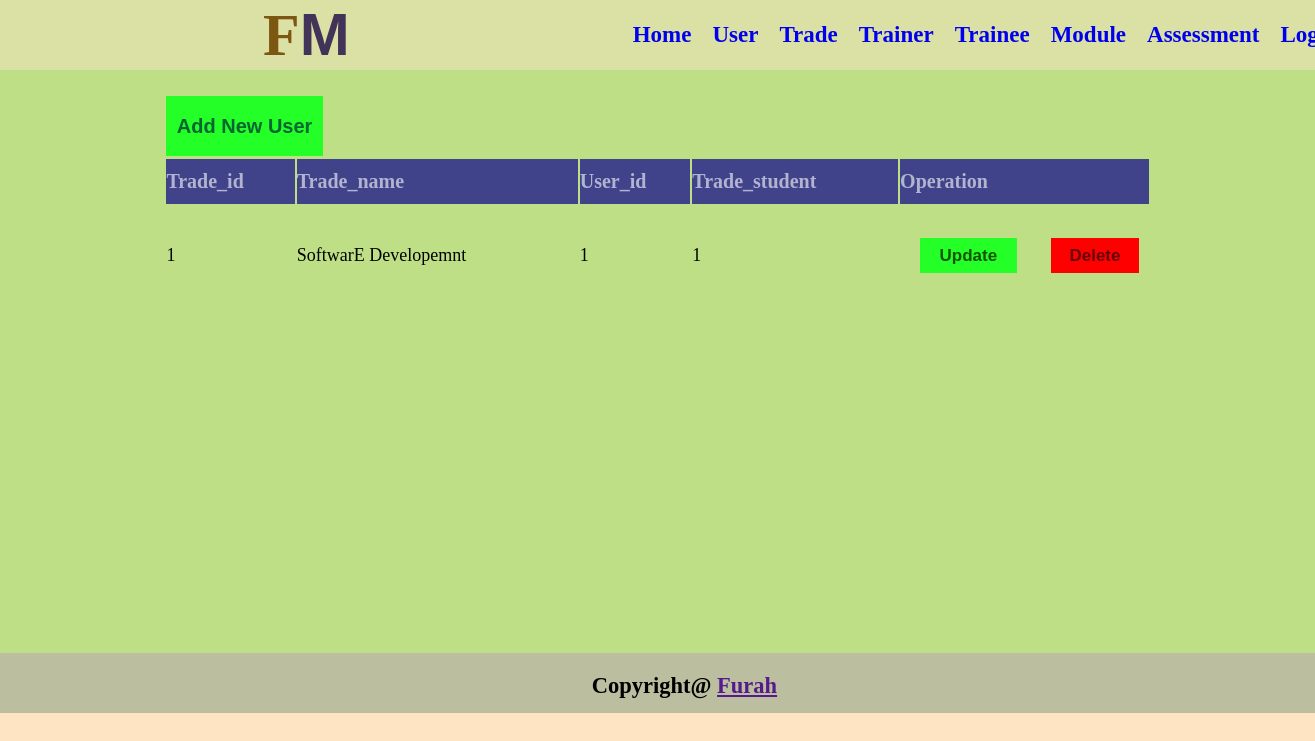
Screenshot of /Trade/display.php with the database file from the repository.
### tables this page shows
CREATE TABLE `trade` (
  `trade_id` int(50) NOT NULL,
  `trade_name` varchar(255) DEFAULT NULL,
  `user_id` int(250) DEFAULT NULL,
  `trade_student` int(100) NOT NULL
);

### Trade/display.php (the view, shortened to what this page needs)
<!DOCTYPE html>
<html lang="en">
<head>
    <link rel="stylesheet" href="../css/content.css">
    <link rel="stylesheet" href="../css/display.css">
</head>
<body>
    <section>
        <nav>
            <h1>F<span>M</span></h1>
            <ul>
                <li><a href="../view/content.php">Home</a></li>
                <li><a href="../users/display.php">User</a></li>
                <li><a href="../Trade/display.php">Trade</a></li>
                <li><a href="../Trainer/display.php">Trainer</a></li>
                <li><a href="../Trainee/display.php">Trainee</a></li>
                <li><a href="../Module/display.php">Module</a></li>
                <li><a href="../Assessment/display.php">Assessment</a></li>
                <li><a href="../users/login.php">Logout</a></li>
            </ul>
        </nav>
    </section>
    <section>
        <div class="main">
            <div class="goaw">
                <a href="insert.php" class="button"><button>Add New User</button></a>
                <table>
                    <tr>
                        <th>Trade_id</th>
                        <th>Trade_name</th>
            <th>User_id</th>
            <th>Trade_student</th>
            <th colspan="2">Operation</th>
        </tr>
        <?php
        include("connect.php");
        $select=mysqli_query($conn,"SELECT * FROM trade");
        $count=1;
        while($row=mysqli_fetch_array($select))
        {
        ?>
        <tr>
            <td><?php echo $count++ ?></td>
            <td><?php echo $row['trade_name'] ?></td>
            <td><?php echo $row['user_id'] ?></td>
            <td><?php echo $row['trade_student'] ?></td>
            <td><a href="update.php?upd=<?php echo $row['trade_id'] ?>"><button class="update">Update</button></a></td>
            <td><a href="delete.php?dlt=<?php echo $row['trade_id'] ?>"><button class="delete">Delete</button></a></td>
        </tr>
        <?php
        }
        ?>
    </table>
</div>
        </div>
    </section>
    <section>
        <div class="footer">
            <h1>Copyright@ <a href="">Furah</a></h1>
        </div>
    </section>
</body>
</html>

### css/content.css (style rules this page uses)
* { margin: 0; padding: 0; box-sizing: border-box; }
body { background-color: bisque; }
nav { background-color: rgba(25, 200, 2, 0.158); display: inline-flex; width: 100%; height: 70px; }
nav h1 { font-size: 60px; font-weight: 900; margin-left: 20%; color: rgb(124, 87, 18); }
nav h1 span { color: rgb(66, 51, 89); font-family: 'Gill Sans', 'Gill Sans MT', Calibri, 'Trebuchet MS', sans-serif; }
nav ul { display: inline-flex; gap: 1px; color: blue; margin-left: 20%; }
nav ul li a { text-decoration: none; }
nav ul li { font-size: 23px; font-weight: 700; padding-top: 3%; padding-left: 20px; list-style: none; text-decoration: none; }
.main { background-color: rgba(71, 213, 20, 0.353); height: 583px; padding-top: 15%; display: grid; }
.footer { background-color: rgba(70, 123, 94, 0.366); height: 60px; text-align: center; padding-top: 1.5%; font-size: 15px; display: inline-flex; width: 100%; gap: 20px; padding: 20px; font-weight: 700; padding-left: 45%; }

### css/display.css (style rules this page uses)
* { margin: 0; padding: 0; box-sizing: border-box; }
table { border: 1px solid black; border-radius: 10px; margin: 1px auto; width: 75%; text-align: left; height: 150px; border-style: none; }
table tr th { font-size: 20px; height: 45px; font-weight: 600; color: rgba(255, 255, 255, 0.596); background-color: rgba(0, 0, 255, 0.352); }
table tr:nth-child(odd) { background-color: rgba(59, 46, 46, 0.675); }
table tr td { font-size: 18px; }
.button button { background-color: rgb(36, 255, 40); border: 1px soild green; border-style: none; width: 12%; height: 60px; font-size: 20px; text-decoration: none; font-weight: 600; color: rgb(3, 101, 50); margin-left: 12.6%; }
.goaw { margin-top: -13%; }
.update { background-color: rgb(36, 255, 40); width: 75%; margin-left: 20px; height: 35px; font-size: 17px; text-decoration: none; font-weight: 900; color: rgb(16, 84, 0); border-style: none; }
.delete { width: 75%; height: 35px; margin-left: 20px; font-size: 17px; text-decoration: none; font-weight: 900; color: rgb(101, 0, 0); background-color: red; border-style: none; }

### rows the page displays
trade: trade_name "SoftwarE Developemnt", user "1", trade_student "1"
